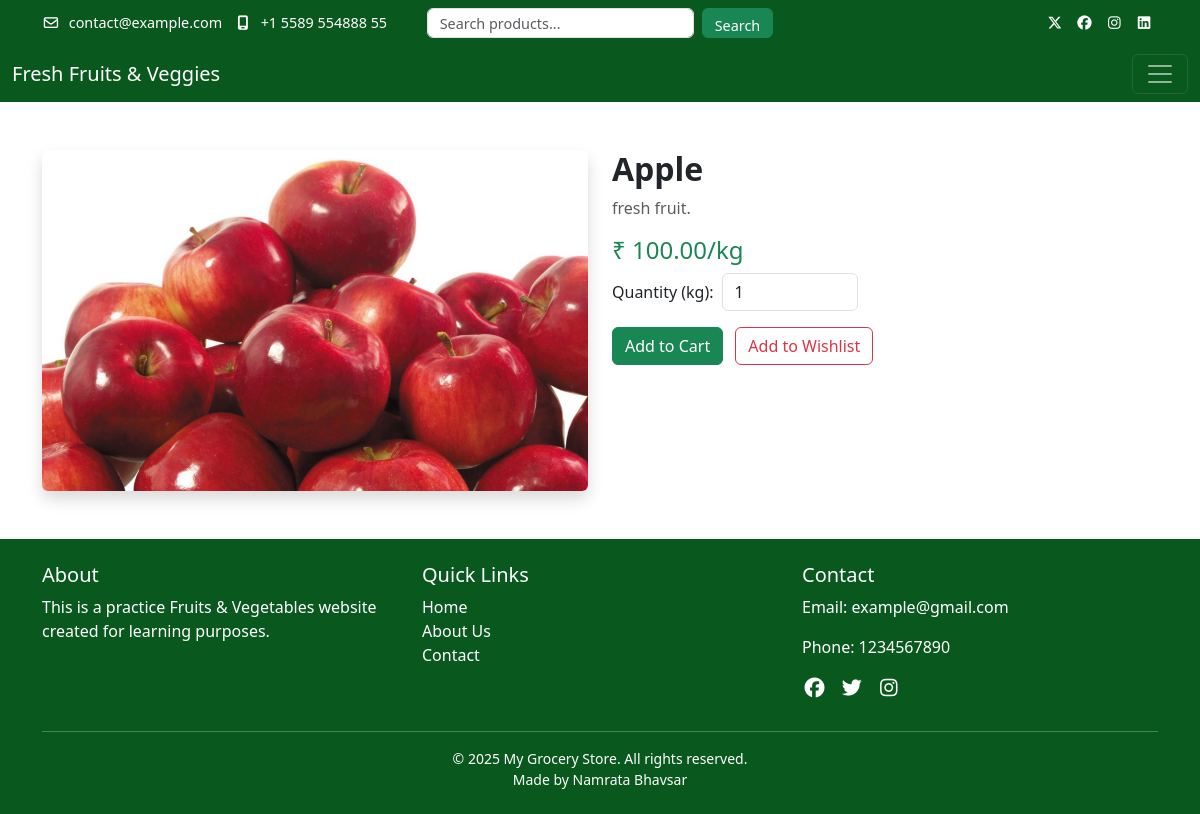
/product/1/, run on the app's committed database.
### myapp/models.py (models this page shows, shortened)
class Product(models.Model):
    category = models.ForeignKey(Category, on_delete=models.CASCADE)  # हर product किसी category में
    name = models.CharField(max_length=100)       # Product name
    description = models.TextField(blank=True)    # Optional description
    price = models.DecimalField(max_digits=8, decimal_places=2)  # Product price
    stock = models.PositiveIntegerField(default=0)               # Stock quantity
    image = models.ImageField(upload_to='products/', blank=True) # Product image

### myapp/views.py (the view)
# urls.py: path('product/<int:product_id>/', views.product_detail, name='product_detail'),
def product_detail(request, product_id):
    categories = get_categories()
    product = get_object_or_404(Product, id=product_id)
    return render(request, 'product_detail.html', {
        'categories': categories,
        'product': product
    })

### myapp/context_processors.py (called while the page is built)
def categories_processor(request):
    return {'categories': Category.objects.all()}

### myapp/views.py (called while the page is built)
def get_categories():
    return Category.objects.all()

### myapp/templates/product_detail.html (shortened to what this page needs)
{% extends "base.html" %}
{% block content %}
<div class="container mt-5 mb-5">
    <div class="row">
        <div class="col-md-6 text-center">
            <img src="{{ product.image.url }}" class="img-fluid rounded shadow" alt="{{ product.name }}">
        </div>
        <div class="col-md-6">
            <h2 class="fw-bold">{{ product.name }}</h2>
            <p class="text-muted">{{ product.description }}</p>
            <h4 class="text-success">₹ {{ product.price }}/kg</h4>
             <form method="post" action="{% url 'add_to_cart' product.id %}">
                <div class="d-flex align-items-center mb-3">
                    <label for="quantity" class="me-2">Quantity (kg):</label>
                    <input type="number" name="quantity" id="quantity" value="1" min="1" max="{{ product.stock }}" class="form-control w-25">
                </div>
                <button type="submit" class="btn btn-success me-2">Add to Cart</button>
                <a href="{% url 'add_to_wishlist' product.id %}" class="btn btn-outline-danger">Add to Wishlist</a>
            </form>
        </div>
    </div>
</div>
{% endblock %}

### myapp/static/css/style.css (style rules this page uses)
html, body { height: 100%; margin: 0; padding: 0; }
body { display: flex; flex-direction: column; }

### data on the page
Product: image (picture), name "Apple", description "fresh fruit.", price "100.00", quantity "1"
